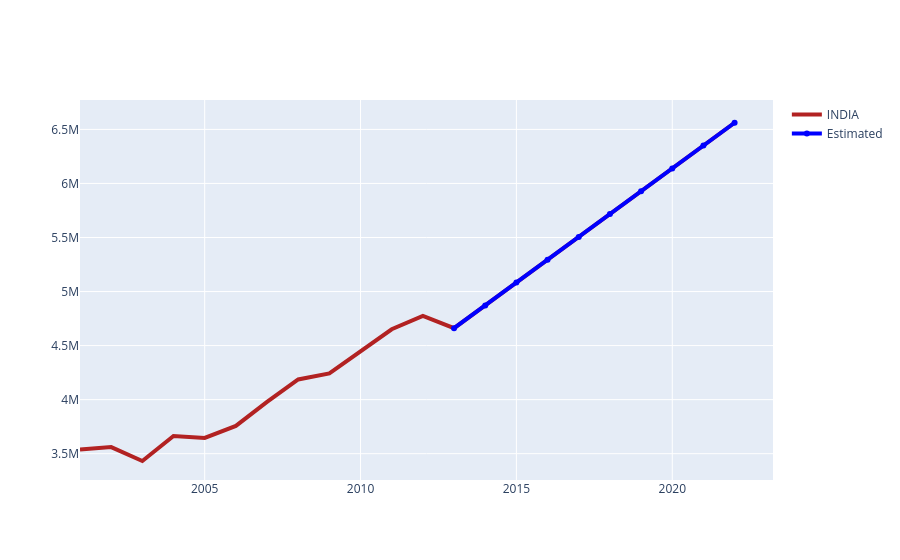

The code cell stored with this chart in its notebook:
### Code cell
an_arim = ARIMA(total_crime_yearwise['TOTAL IPC CRIMES'][:10].astype(np.float64).to_numpy(), order=(1,2,0))
an_model = an_arim.fit()
def get_mape(actual, predicted):
    y_actual = np.array(actual)
    y_pred = np.array(predicted)
    return np.round(np.mean(np.abs((y_actual - y_pred)/actual)) * 100,2)
forecast_an = an_model.predict(10,11)
forecast_an
forecast_an_df = an_model.forecast(steps=10)
forecast_an_df
get_mape(total_crime_yearwise['TOTAL IPC CRIMES'][10:12],forecast_an)
i=12
for j in range(len(forecast_an_df)):
    total_crime_yearwise.loc[i] = total_crime_yearwise.YEAR[i-1]+1
    total_crime_yearwise.loc[i,'TOTAL IPC CRIMES'] = int(forecast_an_df[j])
    i = i+1
fig = go.Figure()
fig.add_trace(go.Scatter(x= total_crime_yearwise["YEAR"], y= total_crime_yearwise['TOTAL IPC CRIMES'],
                    name = "INDIA",line=dict(color='firebrick', width=4)))
fig.add_trace(go.Scatter(x= total_crime_yearwise["YEAR"][12:], y= total_crime_yearwise['TOTAL IPC CRIMES'][12:],
                    name = "Estimated",line=dict(color='blue', width=4)))

### Figure 1 — Plotly figure (JSON) as saved in the notebook; plotly's stock layout.template omitted (floating-point values rounded to 4 significant figures)
{"data": [{"line": {"color": "firebrick", "width": 4}, "name": "INDIA", "type": "scatter", "x": [2001, 2002, 2003, 2004, 2005, 2006, 2007, 2008, 2009, 2010, 2011, 2012, 2013, 2014, 2015, 2016, 2017, 2018, 2019, 2020, 2021, 2022], "y": [3538616, 3560660, 3432240, 3664020, 3645204, 3756586, 3979346, 4186758, 4242690, 4449662, 4651150, 4774376, 4660750, 4871951, 5083155, 5294359, 5505563, 5716767, 5927971, 6139175, 6350379, 6561583]}, {"line": {"color": "blue", "width": 4}, "name": "Estimated", "type": "scatter", "x": [2013, 2014, 2015, 2016, 2017, 2018, 2019, 2020, 2021, 2022], "y": [4660750, 4871951, 5083155, 5294359, 5505563, 5716767, 5927971, 6139175, 6350379, 6561583]}], "layout": {}}
